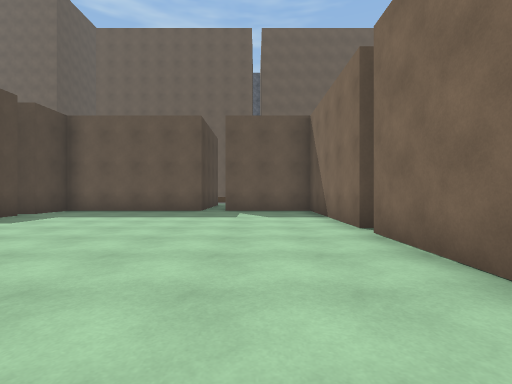
[1] (above)

23 first-person views from a walk through a Unity game level. The camera is 1.2 m above the floor, looks level and sees 85° across. The floor is counted in squares, 2 m on a side. Each view is taken from the middle of a square. On the plan, view 1 faces up. The plan holds only what a view shows up to about 9 squares ahead; the rest is blank. The place goes on beyond the plan. The player is left out. Surface patterns are stand-ins for the level's own textures.

[2]
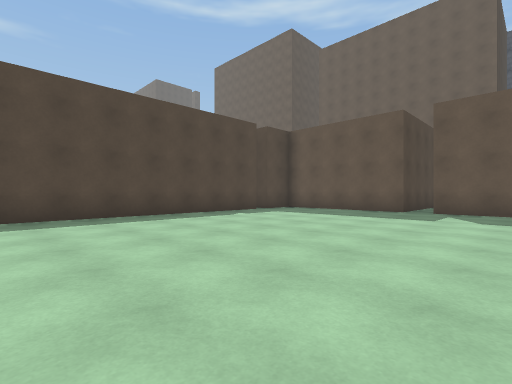

[3]
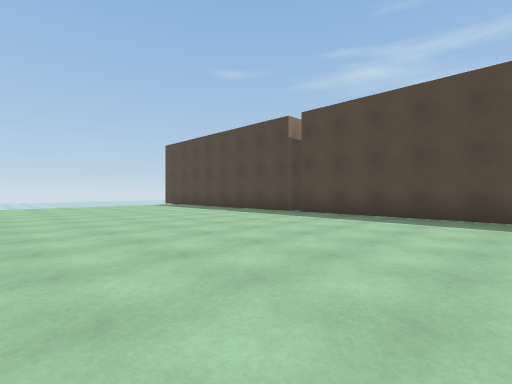

[4]
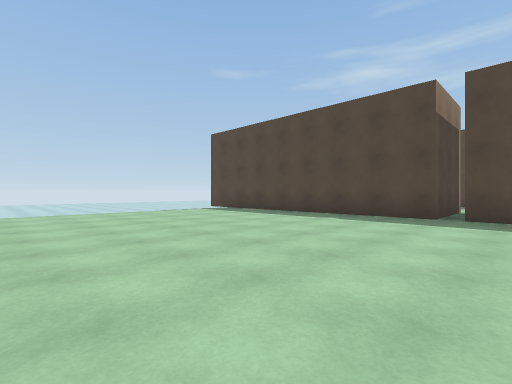

[5]
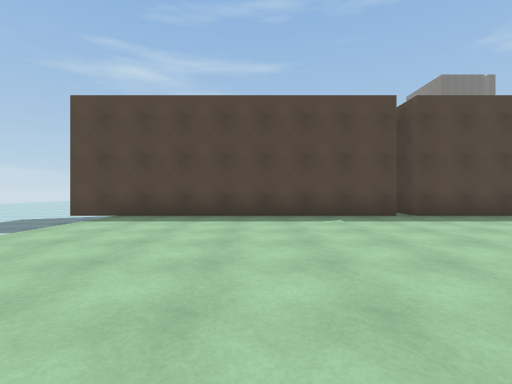

[6]
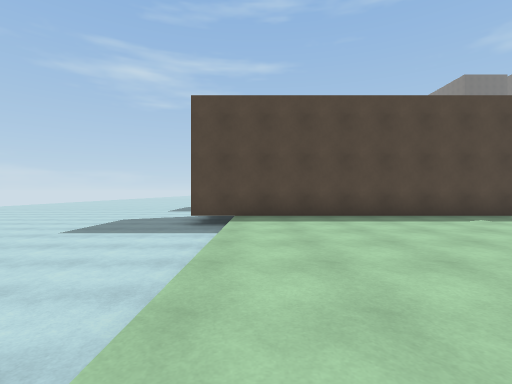

[7]
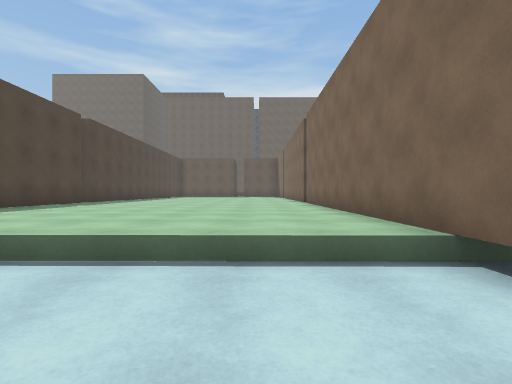

[8]
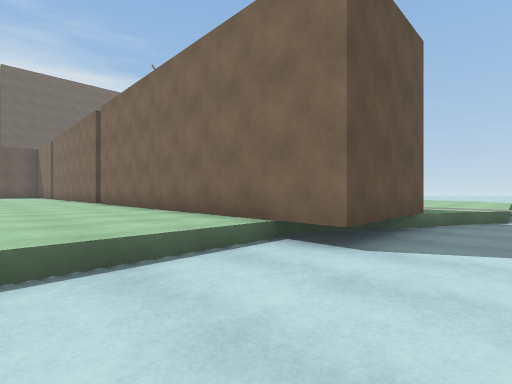

[9]
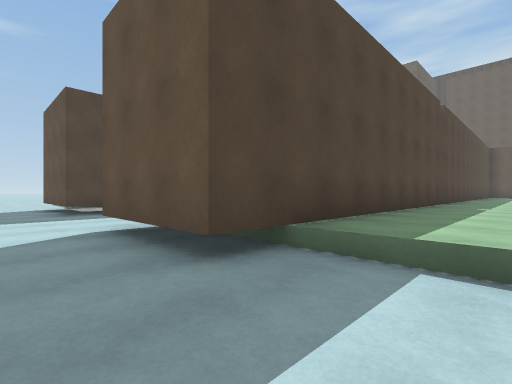

[10]
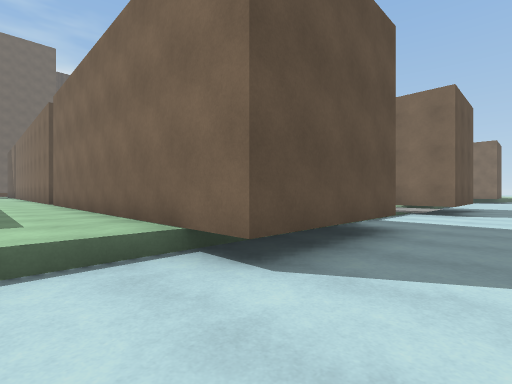

[11]
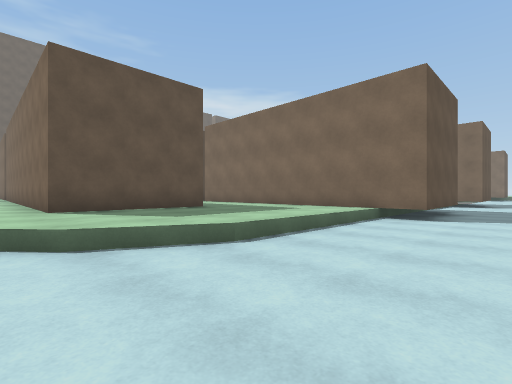

[12]
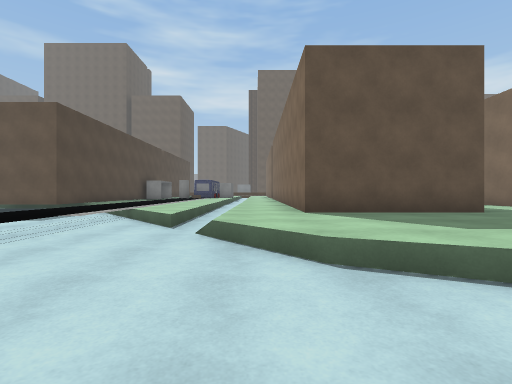

[13]
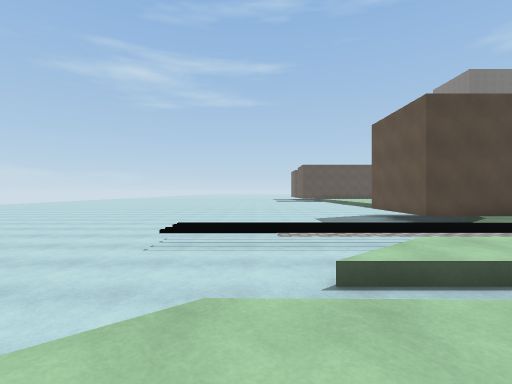

[14]
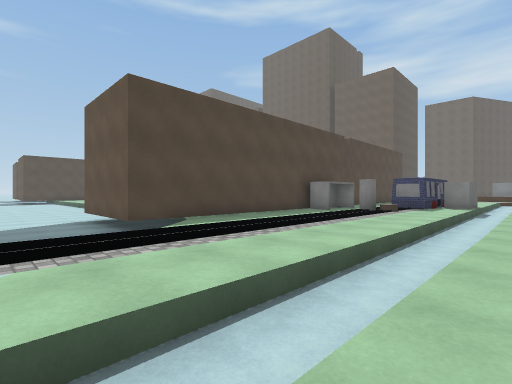

[15]
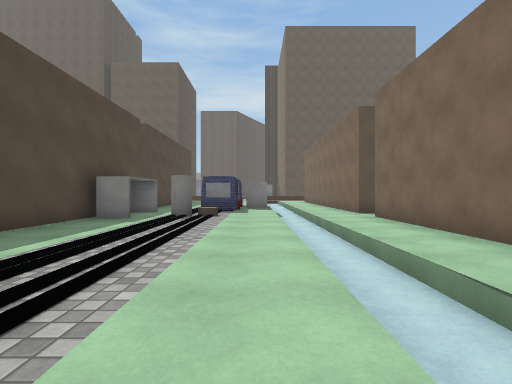

[16]
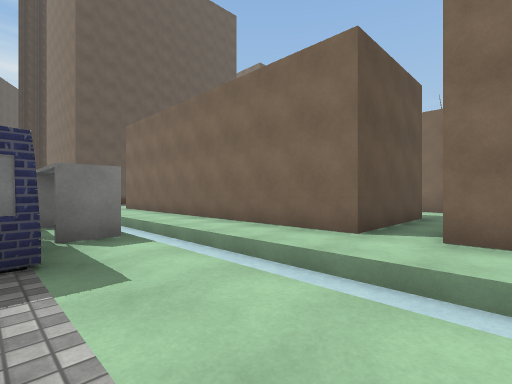

[17]
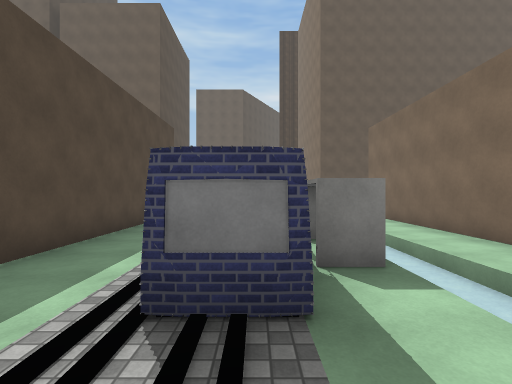

[18]
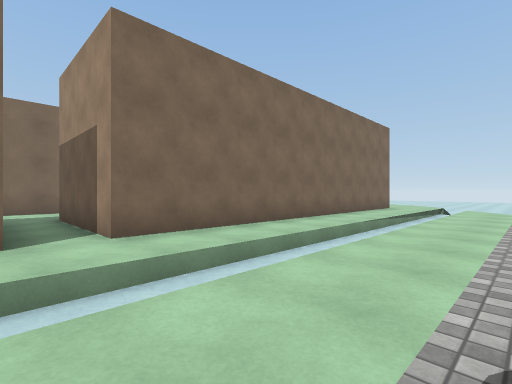

[19]
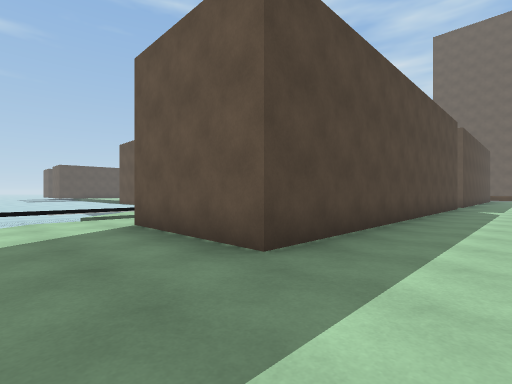

[20]
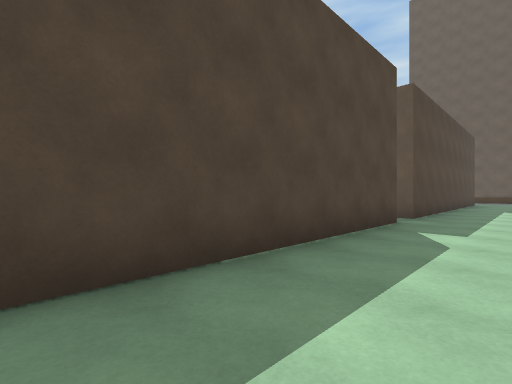

[21]
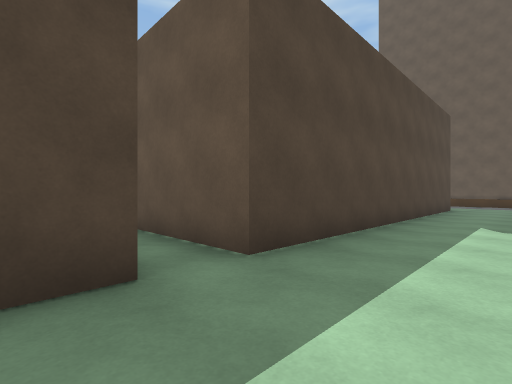

[22]
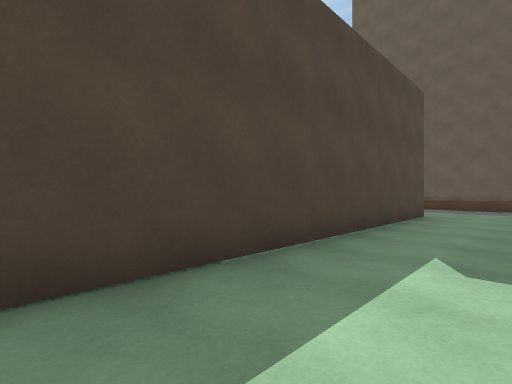

[23]
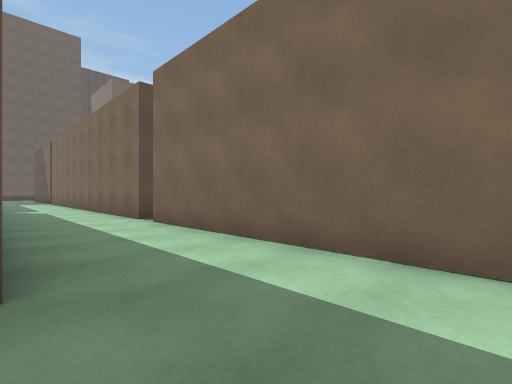

### Floor plan
Key: @ floor where view 1 was taken; # wall or solid block; . main floor; - floor 0.5 m lower than the main floor; / step, stairs or slope; = window, fence, low wall or low ledge; O other object.
Columns run from 30 left of view 1 to 9 right of it. Each row starts with its distance up from view 1.
 17              O
 16             ==
 15             ..
 14             ...
 13             ...
 12   O      O  O..
 11   O     .O  O..
 10   O     .O  O..             O
  9   O.   -.O  O..         OOOOOOOOO
  8   O. O#-.O  O..         O.......O
  7   O.  #-.O  O..         O.......O
  6   O./O#-.O  O..         O.......O
  5   O..O.-.O  O..         O.......O
  4   O#...-.OOOO..O        O.......O
  3   O#O//-.OOOO..O        O.......O
  2   O#...-.O  O..O        O.......O
  1   O....-.O  O..O        O.......
  0   O....-.O  O..O        O.....@.
 -1   O....-.O  O..O        O.......
 -2   O....-.O  O..O        O.......
 -3   O/...-.O  O..O       OO.......O
 -4 OOO-...-.O  O..O     OOOO.......O
 -5 ----...-.O  O..O        O.......O
 -6 ----...-.O  O..O        O.......O
 -7 ----../-.OOOO..O        O.......O
 -8 ----==--.......O        O.......O
 -9 ----==--/......O        O.......O
-10 ---------//....OO    O  O.......O
-11 ---------------OOO-./OOOO-------OOO ....
-12 ------  ---------------------------/....
-13 -----   ----------------------------/--

Positions as (right, up) in squares from view 1, and headings:
1: (0, 0), facing up
2: (1, 0), facing up-left
3: (1, 2), facing down-left
4: (1, -2), facing down-left
5: (1, -7), facing left
6: (1, -10), facing left
7: (0, -13), facing up
8: (-1, -13), facing up-right
9: (-4, -13), facing up-left
10: (-17, -13), facing up-right
11: (-22, -13), facing up-right
12: (-22, -12), facing up
13: (-21, -8), facing left
14: (-22, -6), facing up-left
15: (-24, -4), facing up
16: (-25, 2), facing up-right
17: (-25, 3), facing up
18: (-25, 4), facing down-right
19: (-16, -9), facing up-left
20: (-16, -3), facing up-left
21: (-16, 2), facing up-left
22: (-16, 5), facing up-left
23: (-18, -9), facing up-right
